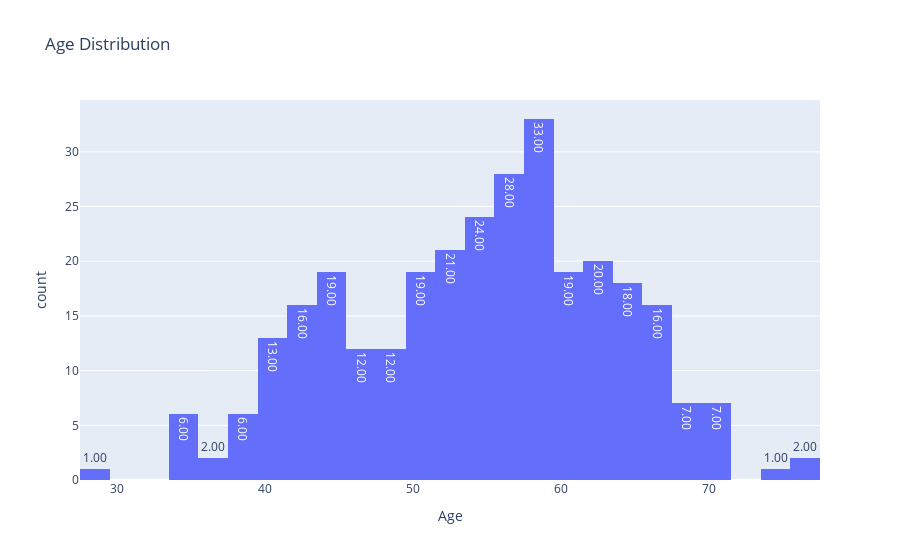

The cell this chart's notebook holds for it:
### Code cell
plotUnivariateNumerical('age')

### Figure 1 — Plotly figure (JSON) as saved in the notebook; plotly's stock layout.template omitted (floating-point values rounded to 4 significant figures; data arrays with more than 128 entries replaced by an {"elided": "..."} marker saying what was removed)
{"data": [{"alignmentgroup": "True", "bingroup": "x", "hovertemplate": "Age=%{x}<br>count=%{y}<extra></extra>", "legendgroup": "", "marker": {"color": "#636efa", "pattern": {"shape": ""}}, "name": "", "offsetgroup": "", "orientation": "v", "showlegend": false, "texttemplate": "%{value:.2f}", "type": "histogram", "x": {"elided": "302 int values"}, "xaxis": "x", "yaxis": "y"}], "layout": {"barmode": "relative", "legend": {"tracegroupgap": 0}, "title": {"text": "Age Distribution"}, "xaxis": {"anchor": "y", "domain": [0, 1], "title": {"text": "Age"}}, "yaxis": {"anchor": "x", "domain": [0, 1], "title": {"text": "count"}}}}
